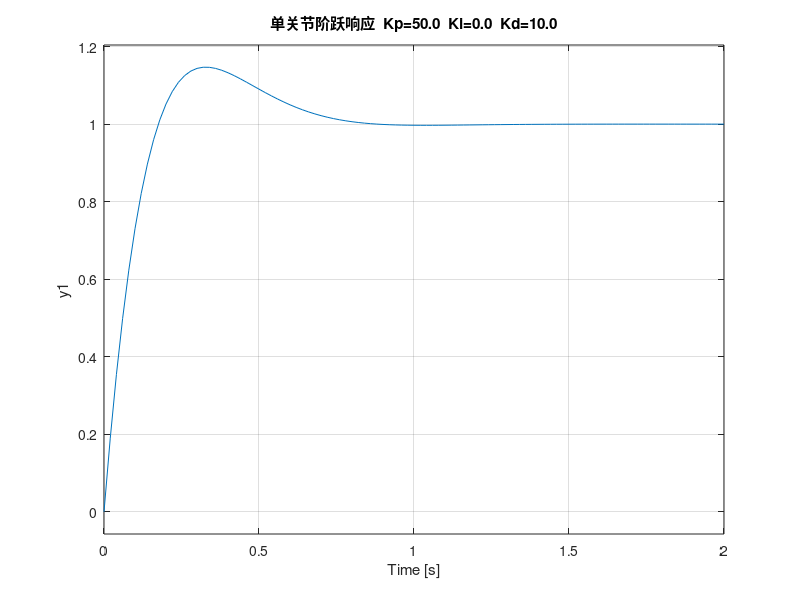

MATLAB code for this plot:
%% =====================================================================
%  joint_pid.m — 单关节机械臂 PID 控制仿真
%  功能：单关节角度闭环 PID 控制，观察阶跃跟踪与稳态误差
%  用法：直接运行  run control/joint_pid.m（可改 Kp/Ki/Kd）
%  依赖：MATLAB Control System Toolbox
% =====================================================================
%% 单关节机械臂 PID 控制
clear; clc; close all;

% 单关节动力学：J*q_ddot + B*q_dot = tau
J = 1;   % 转动惯量
B = 1;   % 阻尼
G = tf(1, [J B 0]);    % 1/(J*s^2 + B*s)

% ===== 改这三个数 =====
Kp = 50;
Ki = 0;
Kd = 10;
% ======================

C = pid(Kp, Ki, Kd);
sys_cl = feedback(C*G, 1);

step(sys_cl);
title(sprintf('单关节阶跃响应  Kp=%.1f  Ki=%.1f  Kd=%.1f', Kp, Ki, Kd));
grid on;
